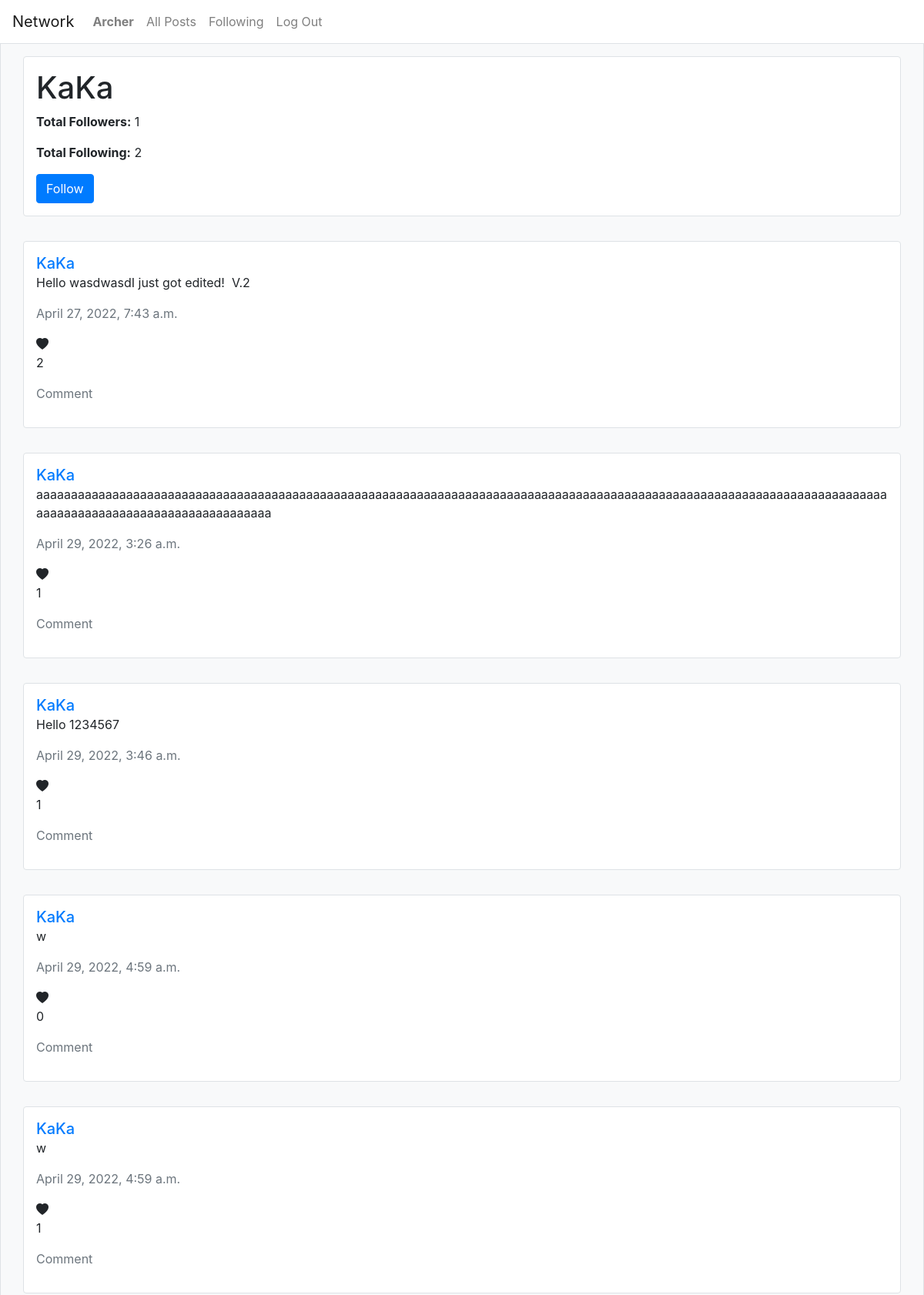
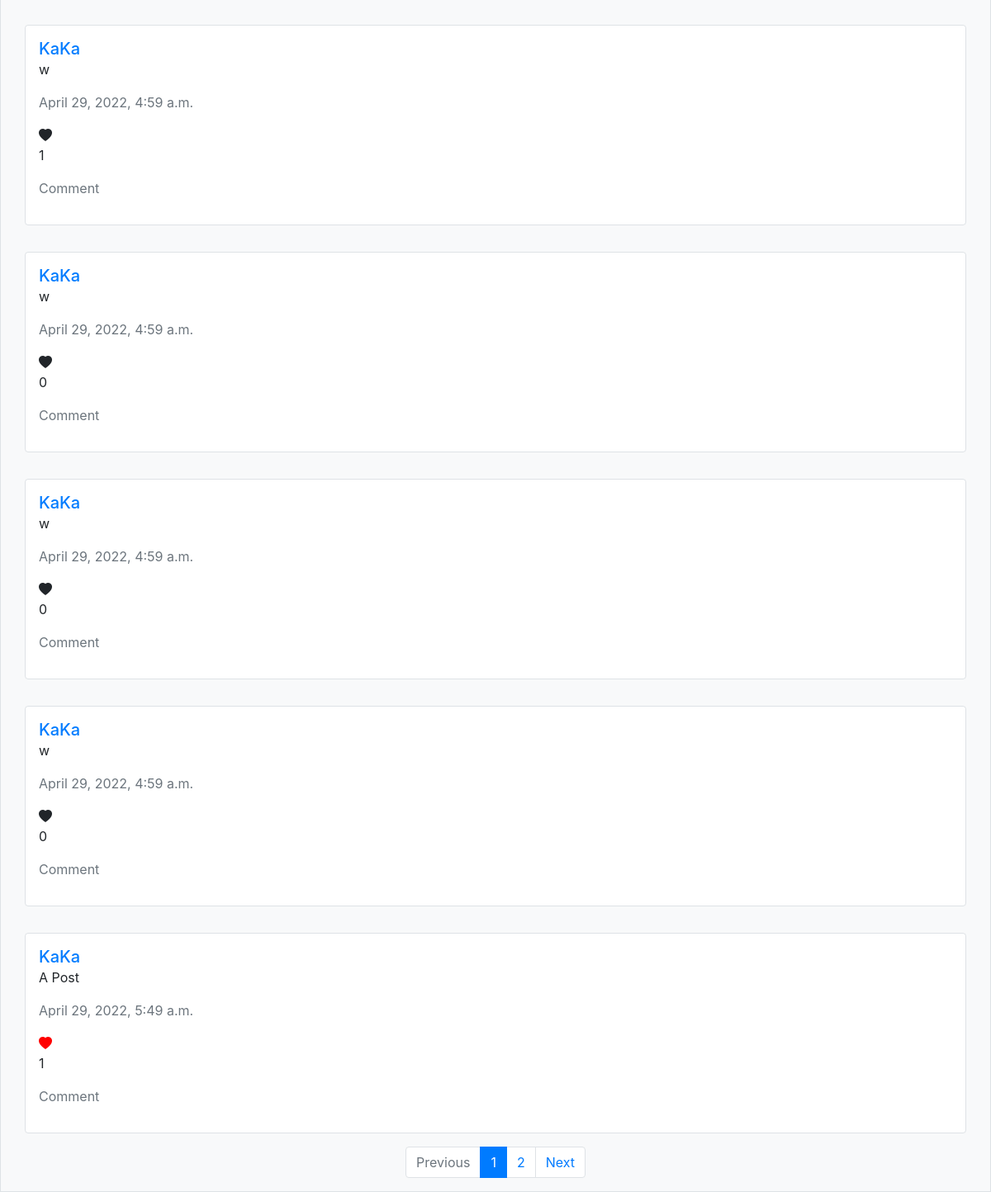
/profile/7 (signed in), run on the app's committed database (2 pictures, top to bottom).
### network/models.py (models this page shows, shortened)
class User(AbstractUser):
    following = models.ManyToManyField(
        "self", null=True, blank=True, symmetrical=False, related_name="follower")
    liked_post = models.ManyToManyField(
        "Post", null=True, blank=True, related_name="liked_user")
    liked_comment = models.ManyToManyField(
        "Comment", null=True, blank=True, related_name="liked_user")
    @property
    def total_followers(self):
        return User.objects.filter(following=self).count()
    @property
    def total_following(self):
        return self.following.count()

class BaseModel(models.Model):
    content = models.TextField()
    likes = models.PositiveIntegerField(default=0)
    date_created = models.DateTimeField(auto_now_add=True)
    class Meta:
        abstract = True

class Post(BaseModel):
    author = models.ForeignKey(
        settings.AUTH_USER_MODEL, null=True, on_delete=models.SET_NULL, related_name="post")

### network/views.py (the view)
def profile_view(request, user_id):
    try:
        user_data = User.objects.get(pk=user_id)
    except:
        return HttpResponseRedirect(reverse("error"))
    if not request.user.is_authenticated:
        is_following = False
    else:
        is_following = request.user.following.filter(id=user_data.id).exists()
    posts = Post.objects.filter(author=user_data)
    paginator = Paginator(posts, 10)
    page_number = request.GET.get("pnum", 1)
    page_obj = paginator.get_page(page_number)
    if request.user.is_authenticated:
        for obj in page_obj:
            obj.is_liked = request.user.liked_post.filter(pk=obj.id).exists()
    return render(request, "network/profile.html", {
        "user_data": user_data,
        "is_following": is_following,
        "page_obj": page_obj,
        "name": "profile"
    })

### network/templates/network/profile.html (shortened to what this page needs)
{% extends "network/layout.html" %}
{% load static %}
{% block body %}
    <div class="container my-3 p-3 rounded border border-1 bg-white">
        <h1 id="profile-name">{{ user_data.username }}</h1>
        <p>
            <b>Total Followers:</b>
            <span id="total-followers">{{ user_data.total_followers }}</span>
        </p>
        <p>
            <b>Total Following:</b>
            <span id="total-following">{{ user_data.total_following }}</span>
        </p>
        {% if user_data.id != request.user.id and request.user.is_authenticated %}
            {% if is_following %}
                <button id="follow-btn" class="btn btn-primary" data-id="{{ user_data.id }}">Unfollow</button>
            {% else %}
                <button id="follow-btn" class="btn btn-primary" data-id="{{ user_data.id }}">Follow</button>
            {% endif %}
        {% endif %}
    </div>
    {% include "network/content.html" %}
{% endblock %}

### network/templates/network/layout.html (shortened to what this page needs)
{% load static %}
<!DOCTYPE html>
<html lang="en">
    <head>
        <link rel="stylesheet" type="text/css" href="{% static 'network/styles.css' %}?{% now 'U' %}" >
        <link rel="stylesheet" href="https://stackpath.bootstrapcdn.com/bootstrap/4.4.1/css/bootstrap.min.css">
        <link rel="stylesheet" href="https://cdn.jsdelivr.net/npm/bootstrap-icons@1.8.1/font/bootstrap-icons.css">
    </head>
    <body class="bg-light">
        <nav class="navbar navbar-expand-lg navbar-light bg-white">
            <a class="navbar-brand" href="#">Network</a>
            <div>
              <ul class="navbar-nav mr-auto">
                {% if user.is_authenticated %}
                    <li class="nav-item">
                        <a class="nav-link" href="{% url 'profile' user.id %}"><strong>{{ user.username }}</strong></a>
                    </li>
                {% endif %}
                <li class="nav-item">
                  <a class="nav-link" href="{% url 'index' %}">All Posts</a>
                </li>
                {% if user.is_authenticated %}
                    <li class="nav-item">
                        <a class="nav-link" href="{% url 'following' %}">Following</a>
                    </li>
                    <li class="nav-item">
                        <a class="nav-link" href="{% url 'logout' %}">Log Out</a>
                    </li>
                {% endif %}
              </ul>
            </div>
          </nav>
        <div class="body d-flex flex-column align-items-center border border-1">
            {% block body %}
            {% endblock %}
        </div>
    </body>
</html>

### network/templates/network/content.html (shortened to what this page needs)
{% for post in page_obj %}
    <div class="container my-3 p-3 rounded border border-1 bg-white">
        <a href="{% url 'profile' post.author.id %}" class="h5">{{ post.author.username }}</a>
        <div class="content-container" data-id="{{ post.id }}">
            <p class="content">{{ post.content }}</p>
        </div>
        <p class="date-created text-muted">{{ post.date_created }}</p>
        {% if post.is_liked %}
            <i class="like-post-btn bi bi-heart-fill" style="color: red" data-id="{{ post.id }}"></i>
        {% else %}
            <i class="like-post-btn bi bi-heart-fill" data-id="{{ post.id }}"></i>
        {% endif %}
        <p class="like-count">{{ post.likes }}</p>
        <p class="comment text-muted" data-id="{{ post.id }}">Comment</p>
    </div>
{% empty %}
    <h1>No post yet.</h1>
{% endfor %}
<nav aria-label="Page navigation">
    <ul class="pagination">
        {% if page_obj.has_previous %}
            <li class="page-item"><a class="page-link" href="?pnum={{ page_obj.previous_page_number }}">Previous</a></li>
        {% else %}
            <li class="page-item disabled"><a class="page-link" href="#">Previous</a></li>
        {% endif %}
        {% for i in page_obj.paginator.page_range %}
            {% if i <= page_obj.number|add:2 and i >= page_obj.number|add:-2 %}
                {% if i == page_obj.number %}
                    <li class="page-item active"><a class="page-link" href="?pnum={{ i }}">{{ i }}</a></li>
                {% else %}
                    <li class="page-item"><a class="page-link" href="?pnum={{ i }}">{{ i }}</a></li>
                {% endif %}
            {% endif %}
        {% endfor %}
        {% if page_obj.has_next %}
            <li class="page-item"><a class="page-link" href="?pnum={{ page_obj.next_page_number }}">Next</a></li>
        {% else %}
            <li class="page-item disabled"><a class="page-link" href="#">Next</a></li>
        {% endif %}
    </ul>
</nav>

### network/static/network/styles.css (style rules this page uses)
.content { word-wrap: break-word; white-space: pre-wrap; word-break: break-word; }
.like-post-btn, .like-comment-btn, .edit-post-btn, .comment { user-select: none; cursor: pointer; }

### data on the page
User: username "Archer"
User: username "KaKa", total_followers "1", total_following "2"
Post: author.username "KaKa", content "Hello wasdwasdI just got edited! V.2", date_created "April 27, 2022, 7:43 a.m.", likes "2"
Post: author.username "KaKa", content "aaaaaaaaaaaaaaaaaaaaaaaaaaaaaaaaaaaaaaaaaaaaaaaaaaaaaaaaaaaaaaaaaaaaaaaaaaaaaaaaaaaaaaaaaaaaaaaaaaaaaaaaaaaaaaaaaaaaaaaaaaaaaaaaaaaaaaaaaaaaaaaaaaaaaaaaaaaaa", date_created "April 29, 2022, 3:26 a.m.", likes "1"
Post: author.username "KaKa", content "Hello 1234567", date_created "April 29, 2022, 3:46 a.m.", likes "1"
Post: author.username "KaKa", content "w", date_created "April 29, 2022, 4:59 a.m.", likes "0"
Post: author.username "KaKa", content "w", date_created "April 29, 2022, 4:59 a.m.", likes "1"
Post: author.username "KaKa", content "w", date_created "April 29, 2022, 4:59 a.m.", likes "1"
Post: author.username "KaKa", content "w", date_created "April 29, 2022, 4:59 a.m.", likes "0"
Post: author.username "KaKa", content "w", date_created "April 29, 2022, 4:59 a.m.", likes "0"
Post: author.username "KaKa", content "w", date_created "April 29, 2022, 4:59 a.m.", likes "0"
Post: author.username "KaKa", content "A Post", date_created "April 29, 2022, 5:49 a.m.", likes "1"

### other printed values
{{ i }} "1"
{{ i }} "2"
